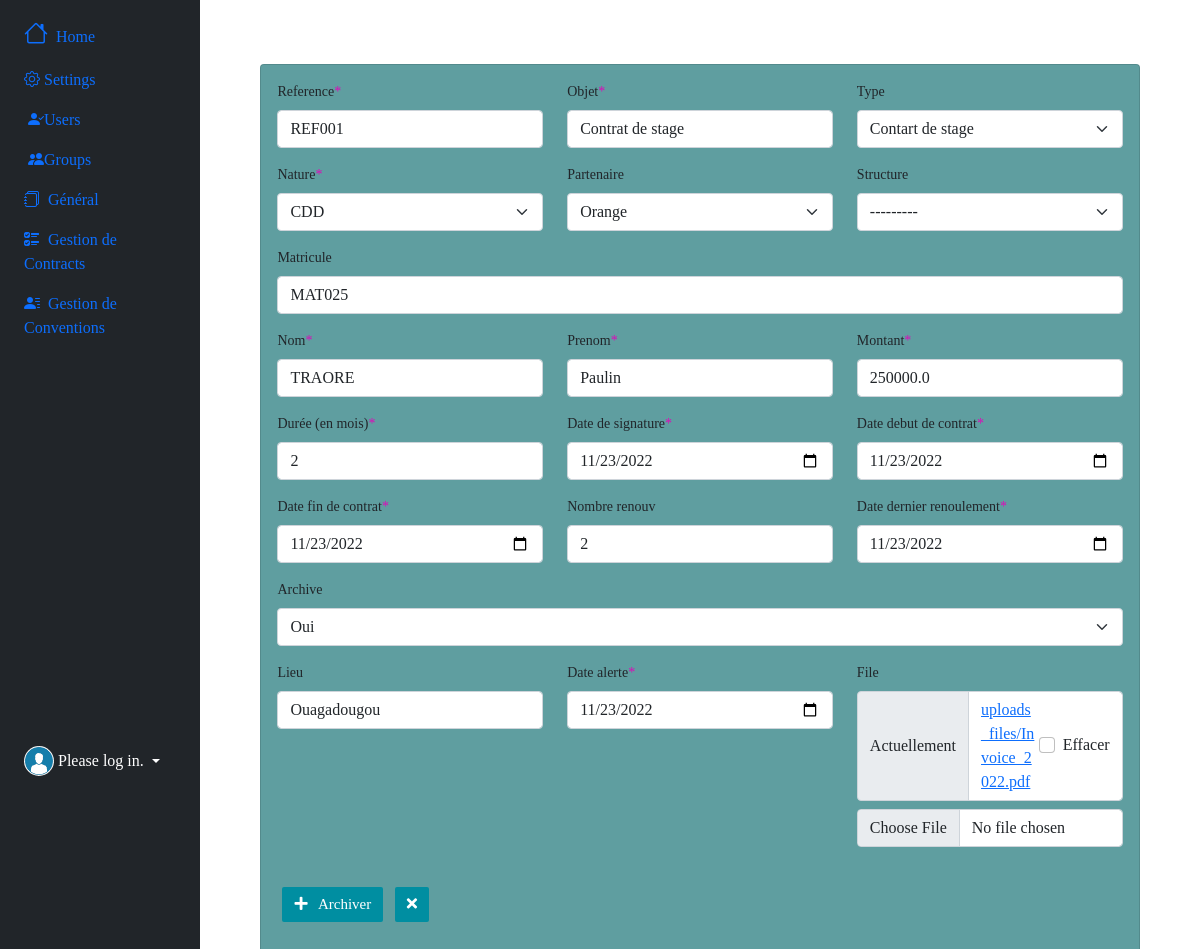
The page /gestioncontrat/archive/1 on the database its author committed.
### gestioncontrat/models.py (models this page shows, shortened)
class Travail(models.Model):
    type = models.ForeignKey(Type, on_delete=models.CASCADE, null=True, blank=True)
    partenaire = models.ForeignKey(Partenaire, on_delete=models.CASCADE, null=True, blank=True)
    structure = models.ForeignKey(Structure, on_delete=models.CASCADE, null=True, blank=True)
    reference = models.CharField(max_length=10)
    objet = models.TextField(null=True, blank=True)
    nature = models.CharField(max_length=100, null=True, blank=True)
    matricule = models.CharField(max_length=10, null=True, blank=True)
    nom = models.CharField(max_length=60)
    prenom = models.CharField(max_length=80)
    montant = models.FloatField()
    duree = models.CharField(max_length=10)
    date_signature = models.DateField(null=True, blank=True)
    date_debut = models.DateField()
    date_fin = models.DateField(null=True, blank=True)
    nombre_renouv = models.IntegerField(null=True, blank=True)
    date_renouvel = models.DateField(null=True, blank=True)
    lieu = models.CharField(max_length=100, null=True, blank=True)
    date_alerte = models.DateField()
    file = models.FileField(upload_to='uploads_files/', null=True, blank=True)
    archive =models.BooleanField(default=False, null=True)
    created_at =models.DateField(auto_now_add=True)
    updated_at = models.DateField(auto_now=True)

### gestioncontrat/views.py (the view)
# urls.py: path('gestioncontrat/archive/<int:id>', views.archive, name="archive"),
def archive(request, id):
    contrat = Travail.objects.get(id=id)
    if request.method == 'POST':
        form = TravailForm(request.POST,request.FILES, instance=contrat)
        if form.is_valid():
            form.save(id)
            messages.success(request, f"successfully!! {contrat.reference} was archived !")
            return redirect('contrat')
    else:
        form = TravailForm(instance=contrat)
    return render(request, 'gestioncontrat/archive.html', {'form':form})

### gestioncontrat/models.py (called while the page is built)
    def __str__(self):
        return self.nom

    def __str__(self):
        return self.sigle

    def __str__(self):
        return self.libelle

### gestioncontrat/templates/gestioncontrat/archive.html (shortened to what this page needs)
{% extends 'index.html' %}
{% load crispy_forms_tags %}
{% load bootstrap_icons %}
{% block main%}
   <div class="container mt-3" style="width: 95%; font-size: 14px">
      <form method="POST" style="background-color: #5F9EA0;" class="card p-3 mt-5 myform"  autocomplete="off" enctype="multipart/form-data">
         <div class="row">
            <div class="col-4">{{form.reference|as_crispy_field}}</div>
            <div class="col-4">{{form.objet|as_crispy_field}}</div>
            <div class="col-4">{{form.type|as_crispy_field}}</div>
         </div>
         <div class="row">
            <div class="col-4">{{form.nature|as_crispy_field}}</div>
            <div class="col-4">{{form.partenaire|as_crispy_field}}</div>
            <div class="col-4">{{form.structure|as_crispy_field}}</div>
         </div>
         <div class="row">
            <div class="col-12">{{form.matricule|as_crispy_field}}</div>
         </div>
         <div class="row">
            <div class="col-4">{{form.nom|as_crispy_field}}</div>
            <div class="col-4">{{form.prenom|as_crispy_field}}</div>
            <div class="col-4">{{form.montant|as_crispy_field}}</div>
         </div>
           <div class="row">
            <div class="col-4">{{form.duree|as_crispy_field}}</div>
            <div class="col-4">{{form.date_signature|as_crispy_field}}</div>
            <div class="col-4">{{form.date_debut|as_crispy_field}}</div>
         </div>
         <div class="row">
            <div class="col-4">{{form.date_fin|as_crispy_field}}</div>
            <div class="col-4">{{form.nombre_renouv|as_crispy_field}}</div>
            <div class="col-4">{{form.date_renouvel|as_crispy_field}}</div>
         </div>
         <div class="row">
            <div class="col-12">{{form.archive|as_crispy_field}}</div>
         </div>
         <div class="row">
            <div class="col-4">{{form.lieu|as_crispy_field}}</div>
            <div class="col-4">{{form.date_alerte|as_crispy_field}}</div>
            <div class="col-4"> {{form.file|as_crispy_field}}</div>
         </div>
         <div class="mt-4" style="width: 100p%;">
            <button style= "font-size: 15px;" type="submit" class="btn btn-success mb-3">
            <i class="fas fa-plus"></i>&nbsp;&nbsp; Archiver
            </button>
            <a style= "font-size: 15px;" href="{% url 'contrat' %}" type="button" class="btn btn-outline-danger mb-3 ms-2" style="wdith: 50px;" title="Close">
                  <i class="fas fa-times"></i>
            </a>
         </div>
      </form>
   </div>
{% endblock main%}

### contrat/static/css/index.css (style rules this page uses)
* { padding: 0; margin: 0; box-sizing: border-box; list-style-type: none; text-decoration: none; font-family: "verdana"; }
.btn { background-color: #008ea1; border-radius: 2px; color: #fff; font-size: .3rem; border: none; cursor: pointer; margin-bottom: 1rem; margin-left: 5px; }
.asteriskField { color: rgb(220, 11, 185); }

### rows shown on the page
Travail: reference "REF001", objet "Contrat de stage", type "Contart de stage", nature "CDD", partenaire "Orange", structure "---------", matricule "MAT025", nom "TRAORE", prenom "Paulin", montant "250000.0", duree "2", date_signature "11/23/2022", date_debut "11/23/2022", date_fin "11/23/2022", nombre_renouv "2", date_renouvel "11/23/2022", archive "Oui", lieu "Ouagadougou", date_alerte "11/23/2022"
